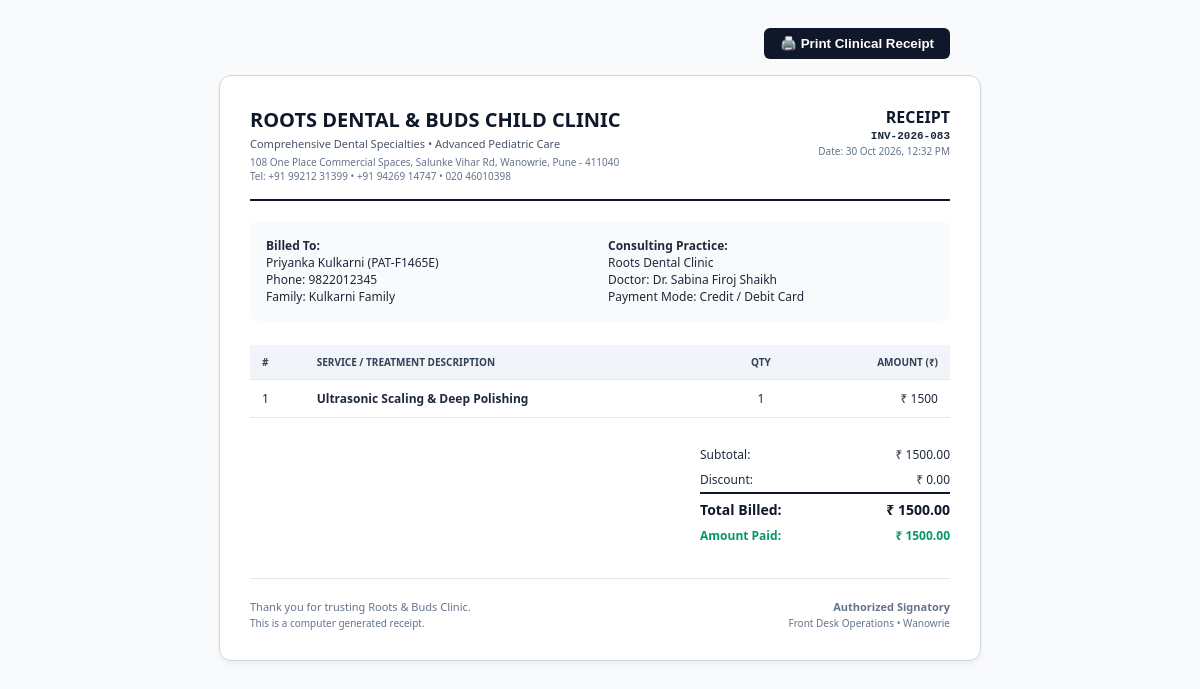
Screenshot of /crm/invoice/10/print/ with the database file from the repository.
### clinic/models.py (models this page shows, shortened)
class Invoice(models.Model):
    CLINIC_CHOICES = [
        ('dental', 'Roots Dental Clinic'),
        ('pediatric', 'Buds Child Clinic'),
    ]
    PAYMENT_METHOD_CHOICES = [
        ('cash', 'Cash'),
        ('upi', 'UPI / GPay / PhonePe'),
        ('card', 'Credit / Debit Card'),
        ('partial', 'Split / Partial Payment'),
    ]
    STATUS_CHOICES = [
        ('paid', 'Fully Paid'),
        ('partial', 'Partially Paid'),
        ('unpaid', 'Unpaid / Due'),
    ]
    invoice_no = models.CharField(max_length=32, unique=True, default=generate_invoice_no)
    patient = models.ForeignKey(Patient, on_delete=models.CASCADE, related_name='invoices')
    family = models.ForeignKey(Family, on_delete=models.SET_NULL, null=True, blank=True, related_name='family_invoices')
    clinic_type = models.CharField(max_length=20, choices=CLINIC_CHOICES, default='dental')
    doctor_name = models.CharField(max_length=120)
    items_json = models.TextField(default='[]')  # [{"item": "Root Canal 1st Visit", "cost": 3500}]
    subtotal = models.DecimalField(max_digits=10, decimal_places=2, default=0.00)
    discount = models.DecimalField(max_digits=10, decimal_places=2, default=0.00)
    tax = models.DecimalField(max_digits=10, decimal_places=2, default=0.00)
    total_amount = models.DecimalField(max_digits=10, decimal_places=2, default=0.00)
    paid_amount = models.DecimalField(max_digits=10, decimal_places=2, default=0.00)
    balance_due = models.DecimalField(max_digits=10, decimal_places=2, default=0.00)
    payment_method = models.CharField(max_length=20, choices=PAYMENT_METHOD_CHOICES, default='upi')
    payment_status = models.CharField(max_length=20, choices=STATUS_CHOICES, default='paid')
    created_by = models.ForeignKey(User, on_delete=models.SET_NULL, null=True, blank=True)
    notes = models.TextField(blank=True, default='')
    created_at = models.DateTimeField(auto_now_add=True)
    class Meta:
        ordering = ['-created_at']

class Patient(models.Model):
    GENDER_CHOICES = [
        ('M', 'Male'),
        ('F', 'Female'),
        ('O', 'Other'),
    ]
    RELATION_CHOICES = [
        ('Self', 'Primary / Self'),
        ('Child', 'Child / Dependent'),
        ('Spouse', 'Spouse'),
        ('Parent', 'Parent / Senior'),
        ('Other', 'Other Relative'),
    ]
    patient_id = models.CharField(max_length=32, unique=True, default=generate_patient_id)
    family = models.ForeignKey(Family, on_delete=models.SET_NULL, null=True, blank=True, related_name='members')
    full_name = models.CharField(max_length=120)
    gender = models.CharField(max_length=10, choices=GENDER_CHOICES, default='M')
    dob = models.DateField(null=True, blank=True)
    age_years = models.IntegerField(default=0)
    age_months = models.IntegerField(default=0)
    phone = models.CharField(max_length=30, blank=True, default='')
    relationship_to_head = models.CharField(max_length=50, choices=RELATION_CHOICES, default='Self')
    blood_group = models.CharField(max_length=10, blank=True, default='O+')
    allergies = models.CharField(max_length=255, blank=True, default='None reported')
    medical_history = models.TextField(blank=True, default='No significant systemic illness.')
    is_child = models.BooleanField(default=False)
    created_at = models.DateTimeField(auto_now_add=True)
    class Meta:
        ordering = ['-created_at']

class Family(models.Model):
    family_id = models.CharField(max_length=32, unique=True, default=generate_family_id)
    family_name = models.CharField(max_length=120)  # e.g., "Kulkarni Family"
    primary_contact_name = models.CharField(max_length=120)
    primary_phone = models.CharField(max_length=30)
    primary_email = models.CharField(max_length=120, blank=True, default='')
    address = models.CharField(max_length=255, blank=True, default='Wanowrie, Pune')
    notes = models.TextField(blank=True, default='')
    created_at = models.DateTimeField(auto_now_add=True)
    class Meta:
        ordering = ['-created_at']

### clinic/views.py (the view)
# urls.py: path('crm/invoice/<int:invoice_id>/print/', views.crm_invoice_print, name='crm_invoice_print'),
def crm_invoice_print(request, invoice_id):
    invoice = get_object_or_404(Invoice, pk=invoice_id)
    items = []
    try:
        items = json.loads(invoice.items_json)
    except Exception:
        pass
    return render(request, 'crm/invoice_print.html', {
        'invoice': invoice,
        'items': items,
        'print_date': datetime.date.today(),
    })

### templates/crm/invoice_print.html (shortened to what this page needs)
<!DOCTYPE html>
<html lang="en">
<head>
</head>
<body>
  <div class="no-print" style="max-width: 700px; margin: 0 auto 16px auto; text-align: right;">
    <button onclick="window.print()" style="padding: 8px 16px; background: #0f172a; color: #fff; border: none; border-radius: 6px; font-weight: bold; cursor: pointer;">
      🖨️ Print Clinical Receipt
    </button>
  </div>
  <div class="receipt">
    <div class="header">
      <div>
        <h1 class="title">ROOTS DENTAL &amp; BUDS CHILD CLINIC</h1>
        <p class="subtitle">Comprehensive Dental Specialties &bull; Advanced Pediatric Care</p>
        <p style="font-size: 10px; color: #64748b; margin: 4px 0 0 0;">
          108 One Place Commercial Spaces, Salunke Vihar Rd, Wanowrie, Pune - 411040<br>
          Tel: +91 99212 31399 &bull; +91 94269 14747 &bull; 020 46010398
        </p>
      </div>
      <div style="text-align: right;">
        <span style="font-weight: 800; font-size: 16px; color: #0f172a;">RECEIPT</span>
        <p style="font-size: 11px; font-family: monospace; font-weight: bold; margin: 2px 0 0 0;">{{ invoice.invoice_no }}</p>
        <p style="font-size: 10px; color: #64748b; margin: 2px 0 0 0;">Date: {{ invoice.created_at|date:"d M Y, h:i A" }}</p>
      </div>
    </div>
    <div class="meta-box">
      <div>
        <strong>Billed To:</strong><br>
        {{ invoice.patient.full_name }} ({{ invoice.patient.patient_id }})<br>
        Phone: {{ invoice.patient.phone }}<br>
        {% if invoice.family %}Family: {{ invoice.family.family_name }}<br>{% endif %}
      </div>
      <div>
        <strong>Consulting Practice:</strong><br>
        {{ invoice.get_clinic_type_display }}<br>
        Doctor: {{ invoice.doctor_name }}<br>
        Payment Mode: {{ invoice.get_payment_method_display }}
      </div>
    </div>
    <table>
      <thead>
        <tr>
          <th>#</th>
          <th>Service / Treatment Description</th>
          <th style="text-align: center;">Qty</th>
          <th style="text-align: right;">Amount (₹)</th>
        </tr>
      </thead>
      <tbody>
        {% for item in items %}
        <tr>
          <td>{{ forloop.counter }}</td>
          <td><strong>{{ item.name }}</strong></td>
          <td style="text-align: center;">{{ item.qty|default:1 }}</td>
          <td style="text-align: right;">₹ {{ item.total|default:item.rate }}</td>
        </tr>
        {% endfor %}
      </tbody>
    </table>
    <div class="totals">
      <div>
        <span>Subtotal:</span>
        <span>₹ {{ invoice.subtotal }}</span>
      </div>
      <div>
        <span>Discount:</span>
        <span>₹ {{ invoice.discount }}</span>
      </div>
      <div class="total-due">
        <span>Total Billed:</span>
        <span>₹ {{ invoice.total_amount }}</span>
      </div>
      <div style="color: #059669; font-weight: bold;">
        <span>Amount Paid:</span>
        <span>₹ {{ invoice.paid_amount }}</span>
      </div>
    </div>
    <div class="footer">
      <div>
        <p style="margin: 0;">Thank you for trusting Roots &amp; Buds Clinic.</p>
        <p style="margin: 2px 0 0 0; font-size: 10px;">This is a computer generated receipt.</p>
      </div>
      <div style="text-align: right;">
        <p style="margin: 0; font-weight: bold;">Authorized Signatory</p>
        <p style="margin: 2px 0 0 0; font-size: 10px;">Front Desk Operations &bull; Wanowrie</p>
      </div>
    </div>
  </div>
</body>
</html>

### templates/crm/invoice_print.html (style rules this page uses)
body { font-family: 'Segoe UI', Tahoma, Geneva, Verdana, sans-serif; color: #1e293b; background: #f8fafc; padding: 20px; }
.receipt { max-width: 700px; margin: 0 auto; background: #fff; border: 1px solid #cbd5e1; border-radius: 12px; padding: 30px; box-shadow: 0 4px 6px -1px rgba(0,0,0,0.05); }
.header { border-bottom: 2px solid #0f172a; padding-bottom: 16px; margin-bottom: 20px; display: flex; justify-content: space-between; align-items: flex-start; }
.title { font-size: 20px; font-weight: 800; color: #0f172a; margin: 0; }
.subtitle { font-size: 11px; color: #475569; margin: 3px 0 0 0; }
.meta-box { display: grid; grid-template-columns: 1fr 1fr; gap: 16px; margin-bottom: 24px; background: #f8fafc; padding: 16px; border-radius: 8px; font-size: 12px; }
table { width: 100%; border-collapse: collapse; font-size: 12px; margin-bottom: 24px; }
th, td { border-bottom: 1px solid #e2e8f0; padding: 10px 12px; text-align: left; }
th { background: #f1f5f9; color: #334155; font-weight: 700; text-transform: uppercase; font-size: 10px; }
.totals { width: 250px; margin-left: auto; font-size: 12px; }
.totals div { display: flex; justify-content: space-between; padding: 4px 0; }
.total-due { border-top: 2px solid #0f172a; font-weight: 800; font-size: 14px; padding-top: 6px !important; color: #0f172a; }
.footer { margin-top: 30px; padding-top: 20px; border-top: 1px solid #e2e8f0; display: flex; justify-content: space-between; align-items: flex-end; font-size: 11px; color: #64748b; }

### rows the page displays
Invoice: invoice_no "INV-2026-083", created_at "30 Oct 2026, 12:32 PM", patient.full_name "Priyanka Kulkarni", patient.patient_id "PAT-F1465E", patient.phone "9822012345", family.family_name "Kulkarni Family", clinic_type "Roots Dental Clinic", doctor_name "Dr. Sabina Firoj Shaikh", payment_method "Credit / Debit Card", subtotal "1500.00", discount "0.00", total_amount "1500.00", paid_amount "1500.00"

### other values shown
{{ item.name }} "Ultrasonic Scaling & Deep Polishing"
{{ item.qty|default:1 }} "1"
{{ item.total|default:item.rate }} "1500"
